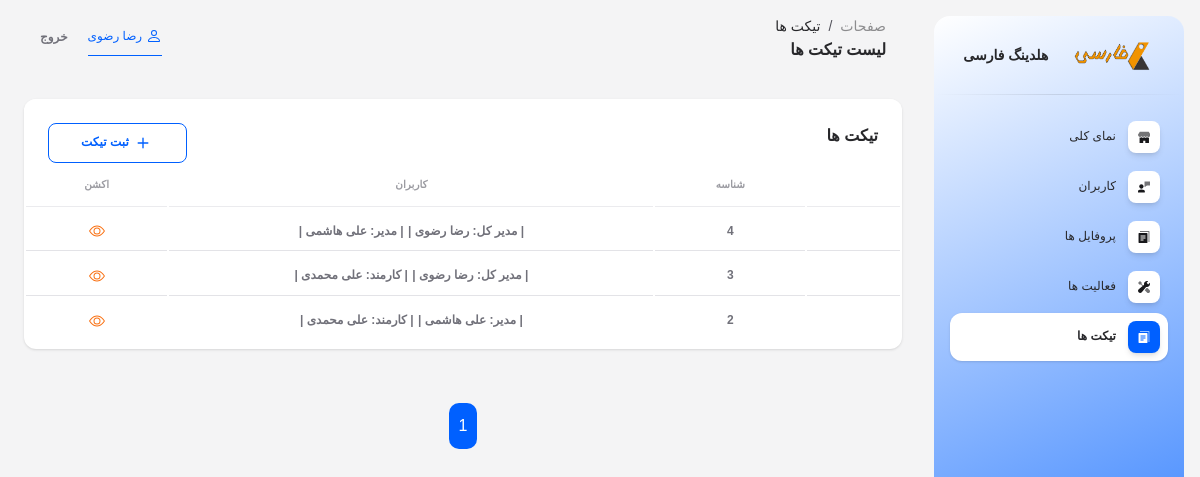
/super-admin/tickets/ (signed in), run on the app's committed database.
### app/models.py (models this page shows)
class CustomUser(AbstractUser):
    USER_TYPE_CHOICES = (
        ('1', 'مدیر کل'),
        ('2', 'مدیر'),
        ('3', 'کارمند'),
    )
    user_type = models.CharField(verbose_name='سطح کاربر', max_length=10, choices=USER_TYPE_CHOICES, default='1')
    manager = models.ForeignKey(
        'self',
        on_delete=models.SET_NULL,
        null=True,
        blank=True,
        related_name='manager_employees',
        limit_choices_to={'user_type': '2'},
        verbose_name='مدیر'
    )
    class Meta:
        verbose_name = 'کاربر'
        verbose_name_plural = 'کاربران'
    def __str__(self):
        return f'{self.get_user_type_display()}: {self.get_full_name()}'

class Conversation(models.Model):
    users = models.ManyToManyField(CustomUser, related_name='users_conversations', verbose_name='کاربران تیکت')
    class Meta:
        verbose_name = 'تیکت'
        verbose_name_plural = 'تیکت ها'

### app/views.py (the view)
# urls.py: path('super-admin/tickets/', views.SuperAdminTicketListView.as_view(), name='super_admin_tickets'),
class SuperAdminTicketListView(LoginRequiredMixin, mixins.RoleRequiredMixin, ListView):
    allowed_roles = ['1']
    model = models.Conversation
    template_name = 'super_admin/tickets.html'
    context_object_name = 'tickets'
    paginate_by = 100
    ordering = ['-id']
    def get_context_data(self, **kwargs):
        context = super().get_context_data(**kwargs)
        current_user = self.request.user
        unseen_counts = {}
        for conversation in context['tickets']:
            unseen_count = conversation.conversation_messages.filter(
                seen=False
            ).exclude(user=current_user).count()
            unseen_counts[conversation.id] = unseen_count
        context['unseen_counts'] = unseen_counts
        return context

### app/mixins.py (called while the page is built)
    def dispatch(self, request, *args, **kwargs):
        if not request.user.is_authenticated:
            raise PermissionDenied("ابتدا باید وارد شوید.")
        if str(request.user.user_type) not in self.allowed_roles:
            raise PermissionDenied("شما دسترسی لازم را ندارید.")
        return super().dispatch(request, *args, **kwargs)

### app/templatetags/custom_tags.py (called while the page is built)
@register.filter
def get_item(dictionary, key):
    return dictionary.get(key)

### app/views.py (called while the page is built)
def custom_context(request):
    if request.user.is_authenticated:
        not_seen_messages = models.Message.objects.filter(conversation__users=request.user, seen=False).exclude(user=request.user)
        return {
            'not_seen_messages_count': not_seen_messages.count(),
        }
    else:
        return {
            'not_login': True,
        }

### templates/super_admin/tickets.html (shortened to what this page needs)
{% extends 'base_super_admin_dashboard.html' %}
{% load static %}
{% block page1 %}
تیکت ها
{% endblock %}
{% block page2 %}
لیست تیکت ها
{% endblock %}
{% block content %}
<div class="col-12">
    {% include "includes/tables/super_admin/ticket_table.html" with title="تیکت ها" %}
</div>
<div class="col-12">
    {% include "includes/paginations/pagination.html" %}
</div>
{% endblock %}

### templates/base_super_admin_dashboard.html (shortened to what this page needs)
{% load static %}
<!DOCTYPE html>
<html lang="fa" dir="rtl">
<head>
    <link type="text/css" rel="stylesheet" href="{% static 'css/jalalidatepicker.min.css' %}" />
    <link id="pagestyle" href="{% static 'css/soft-ui-dashboard.css' %}" rel="stylesheet" />
</head>
<body class="g-sidenav-show rtl bg-gray-100">
    <aside
        class="sidenav navbar navbar-vertical navbar-expand-xs border-0 border-radius-xl my-3 fixed-end me-3 rotate-caret"
        id="sidenav-main" style="background: #FFFFFF;
background: linear-gradient(157deg, rgba(255, 255, 255, 1) 0%, #0060ff 100%);">
        <div class="sidenav-header">
            <div class="navbar-brand m-0" target="_blank">
                <img src="{% static 'img/logo.png' %}" class="navbar-brand-img h-100" alt="main_logo">
                <span class="me-1 font-weight-bold">هلدینگ فارسی</span>
            </div>
        </div>
        <hr class="horizontal dark mt-0">
        <div class="collapse navbar-collapse px-0 w-auto " id="sidenav-collapse-main">
            <ul class="navbar-nav">
                <li class="nav-item">
                    <a class="nav-link {% if '/dashboard/' in request.path %} active {% endif %}"
                        href="{% url 'super_admin_dashboard' %}">
                        <div
                            class="icon icon-shape icon-sm shadow border-radius-md bg-white text-center ms-2 d-flex align-items-center justify-content-center">
                        </div>
                        <span class="nav-link-text me-1">نمای کلی</span>
                    </a>
                </li>
                <li class="nav-item">
                    <a class="nav-link {% if '/users/' in request.path %} active {% endif %}"
                        href="{% url 'super_admin_users' %}">
                        <div
                            class="icon icon-shape icon-sm shadow border-radius-md bg-white text-center ms-2 d-flex align-items-center justify-content-center">
                        </div>
                        <span class="nav-link-text me-1">کاربران</span>
                    </a>
                </li>
                <li class="nav-item">
                    <a class="nav-link {% if '/profiles/' in request.path %} active {% endif %}" href="{% url 'super_admin_profiles' %}">
                        <div
                            class="icon icon-shape icon-sm shadow border-radius-md bg-white text-center ms-2 d-flex align-items-center justify-content-center">
                        </div>
                        <span class="nav-link-text me-1">پروفایل ها</span>
                    </a>
                </li>
                <li class="nav-item">
                    <a class="nav-link {% if '/activities/' in request.path %} active {% endif %}" href="{% url 'super_admin_activities' %}">
                        <div
                            class="icon icon-shape icon-sm shadow border-radius-md bg-white text-center ms-2 d-flex align-items-center justify-content-center">
                        </div>
                        <span class="nav-link-text me-1">فعالیت ها</span>
                    </a>
                </li>
                <li class="nav-item">
                    <a class="nav-link {% if '/tickets/' in request.path %} active {% endif %}" href="{% url 'super_admin_tickets' %}">
                        <div
                            class="icon icon-shape icon-sm shadow border-radius-md bg-white text-center ms-2 d-flex align-items-center justify-content-center">
                        </div>
                        <span class="nav-link-text me-1">تیکت ها</span>
                    </a>
                </li>
            </ul>
        </div>
    </aside>
    <main class="main-content position-relative max-height-vh-100 h-100 border-radius-lg overflow-x-hidden">
        <nav class="navbar navbar-main navbar-expand-lg px-0 mx-4 shadow-none border-radius-xl" id="navbarBlur"
            navbar-scroll="true">
            <div class="container-fluid py-1 px-3">
                <nav aria-label="breadcrumb">
                    <ol class="breadcrumb bg-transparent mb-0 pb-0 pt-1 px-0 ">
                        <li class="breadcrumb-item text-sm ps-2"><a class="opacity-5 text-dark"
                                href="javascript:;">صفحات</a></li>
                        <li class="breadcrumb-item text-sm text-dark active" aria-current="page">
                            {% block page1 %} {% endblock %}
                        </li>
                    </ol>
                    <h6 class="font-weight-bolder mb-0">{% block page2 %} {% endblock %}</h6>
                </nav>
                <div class="collapse navbar-collapse mt-sm-0 mt-2 px-0" id="navbar">
                    <ul class="navbar-nav me-auto ms-0 justify-content-end">
                        <div
                            style="border: none; outline: none; margin-left: 20px; border-bottom: 1px solid #0060ff; color: #0060ff; padding: 8px 0; font-size: 0.75rem; font-weight: 500;">
                            {% if user.get_full_name %}
                            {{ user.get_full_name }}
                            {% else %}
                            {{ user.username }}
                            {% endif %}
                        </div>
                        <li class="nav-item d-flex align-items-center">
                            <form action="{% url 'logout' %}" method="post">
                                <button type="submit" class="nav-link text-body font-weight-bold px-0">خروج</button>
                            </form>
                        </li>
                    </ul>
                </div>
            </div>
        </nav>
        <div class="container-fluid py-4">
            {% block content %}
            {% endblock %}
        </div>
    </main>
</body>
</html>

### templates/includes/tables/super_admin/ticket_table.html (shortened to what this page needs)
{% load custom_tags %}
<div class="card mb-4">
    <div class="card-header pb-0" style="display: flex; justify-content: space-between;">
        <h6>{{ title }}</h6>
        {% if no_add != 'true' %}
        <button
            style="background-color: #fff; border: 1px solid #0060ff; border-radius: 0.5rem; color: #0060ff; padding: 8px 32px; font-size: 0.75rem; font-weight: 700;">
            <a href="{% url 'super_admin_add_ticket' %}" style="color: #0060ff;">
                <svg xmlns="http://www.w3.org/2000/svg" width="22" height="22" fill="currentColor"
                    class="bi bi-plus" viewBox="0 0 16 16">
                    <path
                        d="M8 4a.5.5 0 0 1 .5.5v3h3a.5.5 0 0 1 0 1h-3v3a.5.5 0 0 1-1 0v-3h-3a.5.5 0 0 1 0-1h3v-3A.5.5 0 0 1 8 4" />
                </svg>
                ثبت تیکت
            </a>
        </button>
        {% endif %}
    </div>
    <div class="card-body px-0 pt-0 pb-2">
        <div class="table-responsive p-0">
            <table class="table align-items-center mb-0">
                <thead>
                    <tr>
                        <th class="text-center text-uppercase text-secondary text-xxs font-weight-bolder opacity-7"></th>
                        <th class="text-center text-uppercase text-secondary text-xxs font-weight-bolder opacity-7">
                            شناسه</th>
                        <th class="text-center text-uppercase text-secondary text-xxs font-weight-bolder opacity-7">
                            کاربران</th>
                        <th class="text-center text-uppercase text-secondary text-xxs font-weight-bolder opacity-7">
                            اکشن</th>
                    </tr>
                </thead>
                <tbody>
                    {% for ticket in tickets %}
                    <tr style="position: relative;">
                        <td class="align-middle text-center" style="position: relative;">
                        </td>
                        <td class="align-middle text-center">
                            <span class="text-secondary text-xs font-weight-bold">{{ ticket.id }}</span>
                        </td>
                        <td class="align-middle text-center">
                            {% for user in ticket.users.all %}
                            <span class="text-secondary text-xs font-weight-bold">| {{ user }} |</span>
                            {% endfor %}
                        </td>
                        <td class="align-middle text-center">
                            <a href="{% url 'chat' ticket.id %}" title="جزئیات" style="padding: 0 4px;">
                                <span class="text-secondary text-xs font-weight-bold">
                                </span>
                            </a>
                        </td>
                    </tr>
                    {% empty %}
                    <tr>
                        <td colspan="4" class="align-middle text-center">
                            <span class="text-secondary text-xs font-weight-bold">موردی یافت نشد</span>
                        </td>
                    </tr>
                    {% endfor %}
                </tbody>
            </table>
        </div>
    </div>
</div>

### data on the page
CustomUser: get_full_name "رضا رضوی", user_type+first_name+last_name "مدیر کل: رضا رضوی"
Conversation: id "4"
CustomUser: user_type+first_name+last_name "مدیر: علی هاشمی"
Conversation: id "3"
CustomUser: user_type+first_name+last_name "کارمند: علی محمدی"
Conversation: id "2"

### other printed values
{{ title }} "تیکت ها"
{{ num }} "1"
